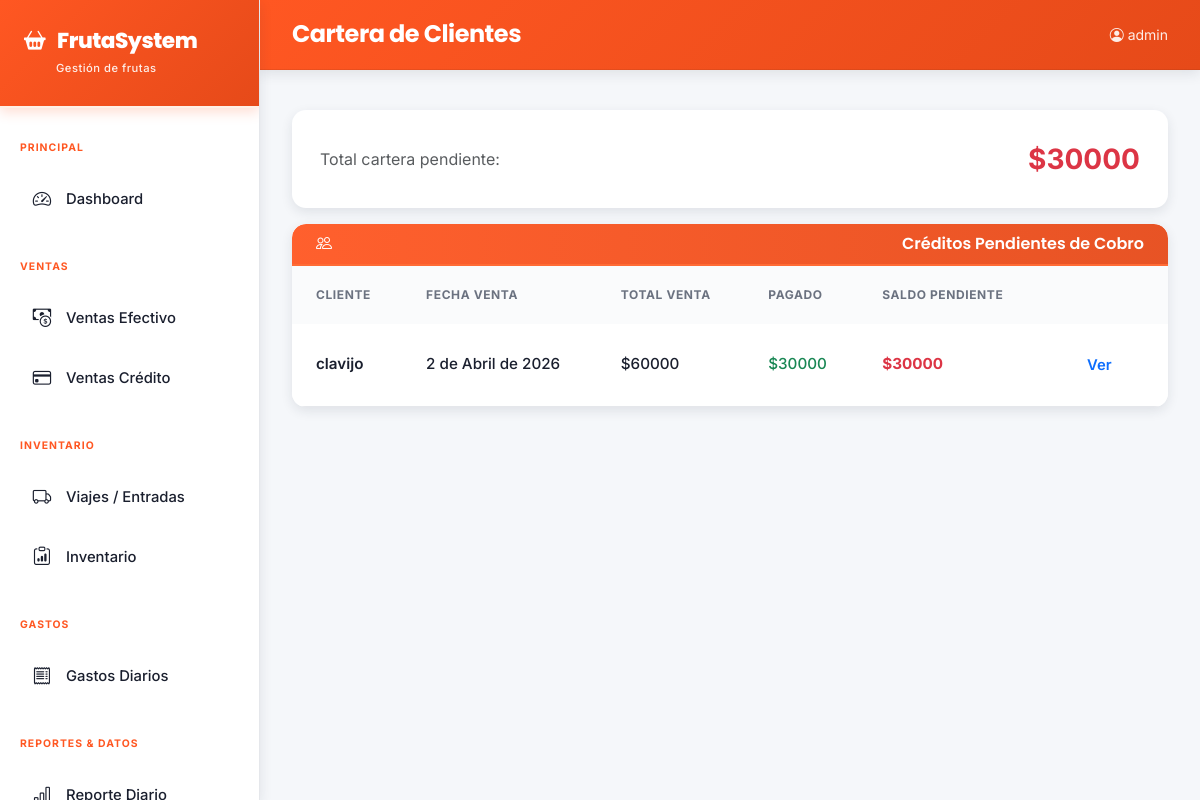
Page /reportes/cartera/ (signed in) on the earlier database version.
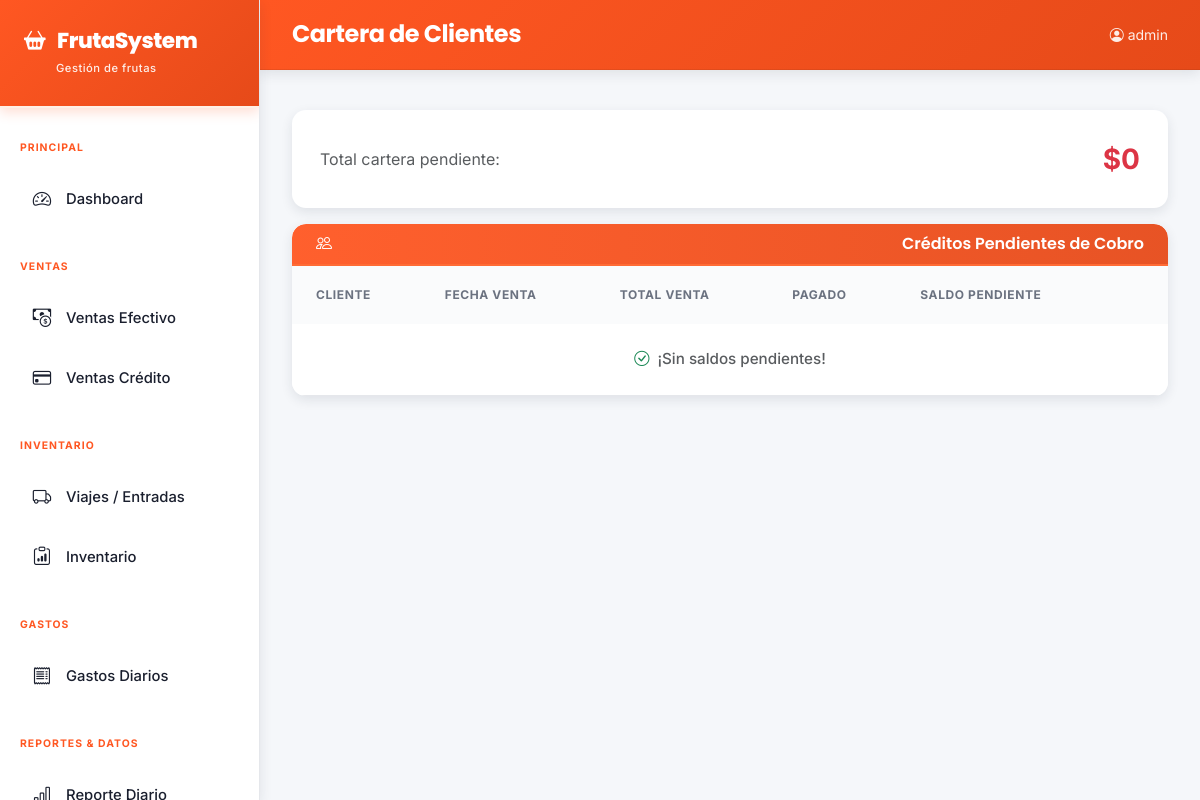
Same page on the later database version.
### core/models.py (models this page shows, shortened)
class VentaCredito(models.Model):
    cliente = models.ForeignKey(Cliente, on_delete=models.PROTECT, related_name='ventas', verbose_name='Cliente')
    producto = models.ForeignKey(Producto, on_delete=models.PROTECT, related_name='ventas_credito', verbose_name='Producto', null=True, blank=True)
    fecha = models.DateField(verbose_name='Fecha de venta')
    fecha_vencimiento = models.DateField(verbose_name='Fecha de vencimiento', null=True, blank=True)
    observaciones = models.TextField(blank=True, verbose_name='Observaciones')
    created_at = models.DateTimeField(auto_now_add=True)
    @property
    def total(self): return sum(d.total for d in self.detalles.all())
    @property
    def total_pagado(self): return sum(p.monto for p in self.pagos.all())
    @property
    def saldo_pendiente(self): return self.total - self.total_pagado
    class Meta:
        verbose_name = 'Venta a Crédito'; verbose_name_plural = 'Ventas a Crédito'; ordering = ['-fecha']

class Cliente(models.Model):
    nombre = models.CharField(max_length=200, verbose_name='Nombre')
    telefono = models.CharField(max_length=20, blank=True, verbose_name='Teléfono')
    direccion = models.TextField(blank=True, verbose_name='Dirección')
    activo = models.BooleanField(default=True, verbose_name='Activo')
    def __str__(self): return self.nombre
    class Meta:
        verbose_name = 'Cliente'; verbose_name_plural = 'Clientes'; ordering = ['nombre']

class DetalleVentaCredito(models.Model):
    venta = models.ForeignKey(VentaCredito, on_delete=models.CASCADE, related_name='detalles', verbose_name='Venta')
    clasificacion = models.ForeignKey(Clasificacion, on_delete=models.PROTECT, verbose_name='Clasificación')
    kg_vendido = models.DecimalField(max_digits=10, decimal_places=2, verbose_name='Kg vendido')
    precio_por_kg = models.DecimalField(max_digits=10, decimal_places=2, verbose_name='Precio por kg')
    @property
    def total(self): return self.kg_vendido * self.precio_por_kg
    class Meta:
        verbose_name = 'Detalle de Venta'; verbose_name_plural = 'Detalles de Venta'

class PagoVentaCredito(models.Model):
    venta = models.ForeignKey(VentaCredito, on_delete=models.CASCADE, related_name='pagos', verbose_name='Venta')
    monto = models.DecimalField(max_digits=12, decimal_places=2, verbose_name='Monto')
    medio_pago = models.CharField(max_length=20, choices=MEDIO_PAGO_CHOICES, verbose_name='Medio de pago')
    fecha = models.DateField(verbose_name='Fecha')
    observaciones = models.TextField(blank=True, verbose_name='Observaciones')
    class Meta:
        verbose_name = 'Pago de Venta'; verbose_name_plural = 'Pagos de Ventas'; ordering = ['-fecha']

### core/views.py (the view)
# urls.py: path('reportes/cartera/', views.reporte_cartera, name='reporte_cartera'),
@login_required
def reporte_cartera(request):
    ventas = VentaCredito.objects.select_related('cliente', 'producto').all()
    pendientes = [v for v in ventas if v.saldo_pendiente > 0]
    total_cartera = sum(v.saldo_pendiente for v in pendientes)
    return render(request, 'core/reporte_cartera.html', {'pendientes': pendientes, 'total_cartera': total_cartera})

### core/templates/core/reporte_cartera.html (shortened to what this page needs)
{% extends 'core/base.html' %}
{% block page_title %}Cartera de Clientes{% endblock %}
{% block content %}
<div class="card mb-3">
  <div class="card-body d-flex justify-content-between align-items-center">
    <div><span class="text-muted">Total cartera pendiente:</span></div>
    <div class="fs-3 fw-bold text-danger">${{ total_cartera|default:0|floatformat:0 }}</div>
  </div>
</div>
<div class="card">
  <div class="card-header py-2 fw-semibold"><i class="bi bi-people me-2"></i>Créditos Pendientes de Cobro</div>
  <div class="card-body p-0">
    <table class="table table-hover mb-0">
      <thead><tr><th>Cliente</th><th>Fecha Venta</th><th>Total Venta</th><th>Pagado</th><th>Saldo Pendiente</th><th></th></tr></thead>
      <tbody>
      {% for v in pendientes %}
      <tr>
        <td class="fw-semibold">{{ v.cliente }}</td>
        <td>{{ v.fecha }}</td>
        <td>${{ v.total|default:0|floatformat:0 }}</td>
        <td class="text-success">${{ v.total_pagado|default:0|floatformat:0 }}</td>
        <td class="text-danger fw-bold">${{ v.saldo_pendiente|default:0|floatformat:0 }}</td>
        <td><a href="{% url 'venta_credito_detail' v.pk %}" class="btn btn-sm btn-outline-primary">Ver</a></td>
      </tr>
      {% empty %}
      <tr><td colspan="6" class="text-center text-muted py-4"><i class="bi bi-check-circle text-success me-2"></i>¡Sin saldos pendientes!</td></tr>
      {% endfor %}
      </tbody>
    </table>
  </div>
</div>
{% endblock %}

Differences in the rows shown:
removed VentaCredito: cliente "clavijo", fecha "2 de Abril de 2026", total "60000", total_pagado "30000", saldo_pendiente "30000"
Other differences:
{{ total_cartera|default:0|floatformat:0 }}: "30000" → "0"
text now shown: "¡Sin saldos pendientes!"
